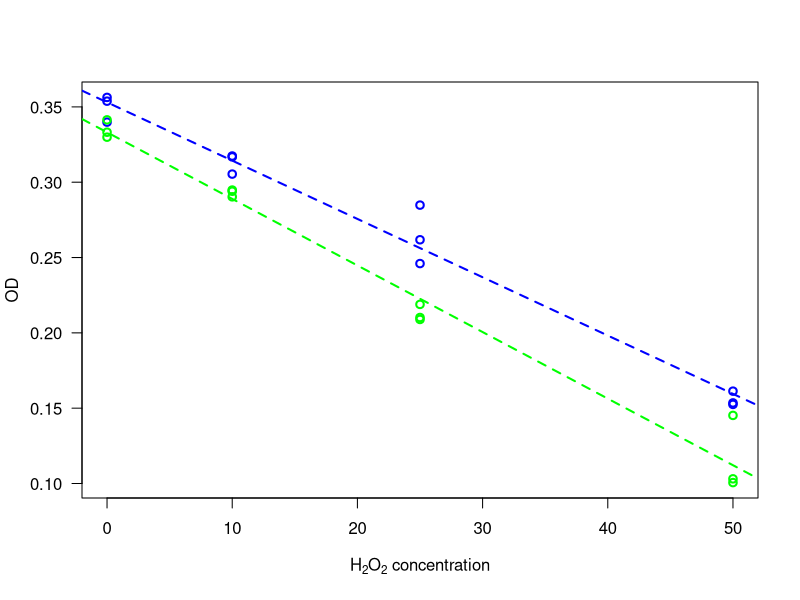

This chart was generated by the following R code:
######################################################################
# Computer notes             Statistics for Laboratory Scientists (2)
# Lecture 17                                 Johns Hopkins University 
######################################################################
# These notes provide R code related to the course lectures, to
# further illustrate the topics in the lectures and to assist the
# students to learn R.
#
# Lines beginning with the symbol '#' are comments in R.  All other
# lines contain code.
#
# In R for Windows, you may wish to open this file from the menu bar
# (File:Display file); you can then easily copy commands into the
# command window.  (Use the mouse to highlight one or more lines; then
# right-click and select "Paste to console".)
######################################################################

###############################################
# The first example
###############################################
# The data
h2o2 <- c(0,0,0,10,10,10,25,25,25,50,50,50)
pf3d7 <- c(0.3399,0.3563,0.3538,0.3168,0.3054,0.3174,
        0.2460,0.2618,0.2848,0.1535,0.1613,0.1525)
pyoel <- c(0.3332,0.3414,0.3299,0.2940,0.2948,0.2903,
        0.2089,0.2189,0.2102,0.1006,0.1031,0.1452)

mydat <- data.frame(y = c(pf3d7, pyoel),
                    x1 = rep(h2o2, 2),
                    x2 = rep(0:1, rep(length(h2o2),2)))

# plot the data
par(las=1)
plot(y ~ x1, data=mydat, subset=(x2==0), col="blue", lwd=2,
     xlim=range(mydat$x1), ylim=range(mydat$y),
     xlab=expression(paste(H[2], O[2], " concentration")),
     ylab="OD")
points(y ~ x1, data=mydat, subset=(x2==1), col="green", lwd=2)

# fit the two regression lines
lm.outA <- lm(y ~ x1, data=mydat, subset=(x2==0))
lm.outB <- lm(y ~ x1, data=mydat, subset=(x2==1))

# add lines to the plot
abline(lm.outA$coef, col="blue", lty=2, lwd=2)
abline(lm.outB$coef, col="green", lty=2, lwd=2)

# fit the full model
lm.out <- lm(y ~ x1 * x2, data=mydat)
summary(lm.out) # note that the est'd beta'ss are the same as above

# fit the reduced model (that the two hemes have the same line)
lm.red <- lm(y ~ x1, data=mydat)
summary(lm.red)

# compare the full and reduced models
anova(lm.red, lm.out)

##################
# End of comp17.R
##################
